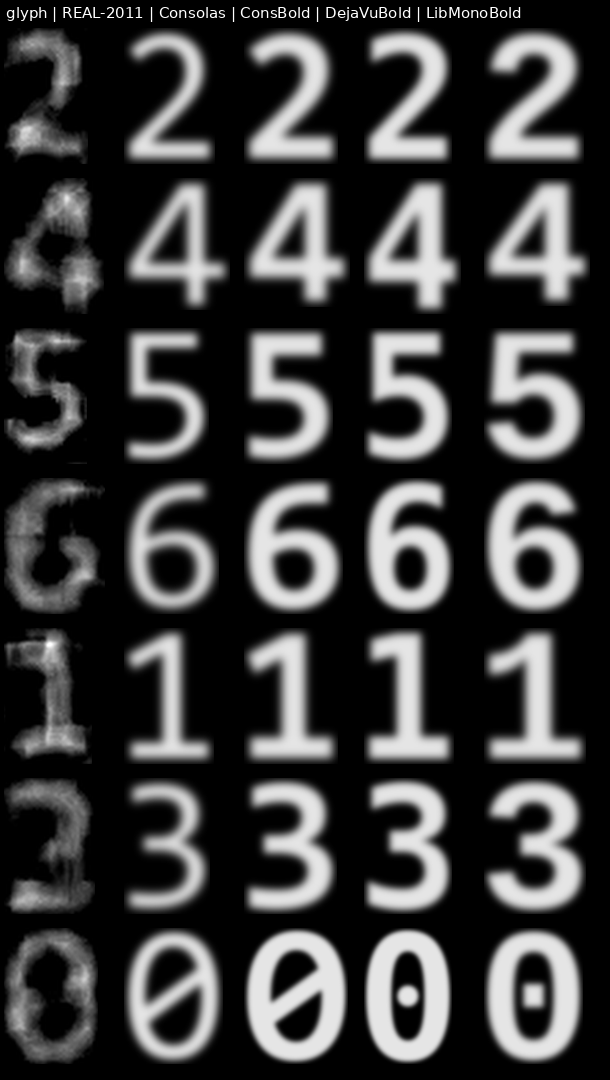
#> input picture analysis/font_glyph_grid_2011.png, 610 x 1080 px, given in place of f00005.png, which was not available
$ python grid.py 5 5 5 ../font_glyph_grid_2011.png 5
#> lines starting #> are read from the running program, lines starting #| are printed output that depends on the picture
import sys
from PIL import Image, ImageDraw
F='/home/user/new-skinny-bob/frames/OpSTlDJWFFI/f{:05d}.png'
def grid(frames,out,cols=4,tw=440,box=None):
#> called with out = '../font_glyph_grid_2011.png', cols = 5, tw = 440
    ims=[]
    for f in frames:
        im=Image.open(F.format(f)).convert('RGB')
        if box: im=im.crop(box)
        r=tw/im.width
#> r = 0.721
        im=im.resize((tw,int(im.height*r)),Image.LANCZOS)
#> im: PIL image 440x779 RGB
        d=ImageDraw.Draw(im); d.rectangle([0,0,72,16],fill=(0,0,0)); d.text((3,3),str(f),fill=(255,255,0))
        ims.append(im)
    th=ims[0].height; rows=(len(ims)+cols-1)//cols
#> after `th = ims[0].height`: th = 779
#> after `rows = (len(ims) + cols - 1) // cols`: rows = 1
    c=Image.new('RGB',(cols*tw,rows*th),(30,30,30))
#> c: PIL image 2200x779 RGB; every value is 30
    for i,im in enumerate(ims): c.paste(im,((i%cols)*tw,(i//cols)*th))
#> this loop made 1 pass
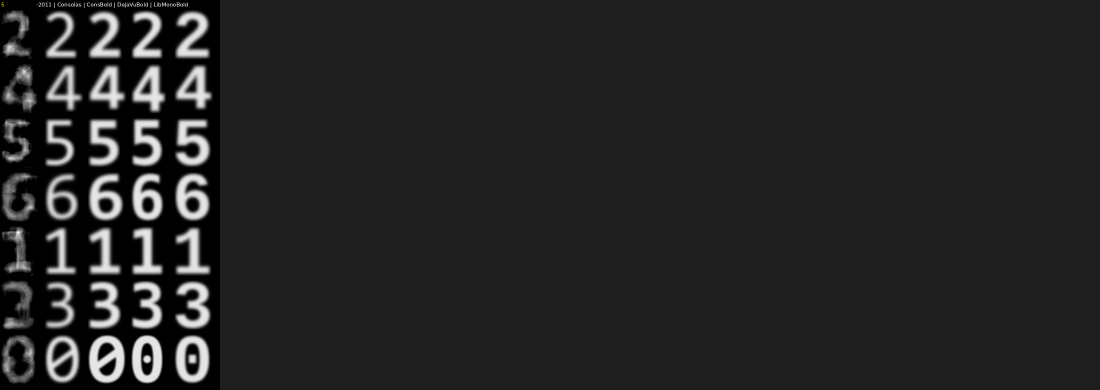
#> c: PIL image 2200x779 RGB (shown at 1/2 size); mean R, G, B 36, 36, 36
    c.save(out); print(out,c.size)
#| ../font_glyph_grid_2011.png (2200, 779)
if __name__=='__main__':
    a,b,st,out=int(sys.argv[1]),int(sys.argv[2]),int(sys.argv[3]),sys.argv[4]
    cols=int(sys.argv[5]) if len(sys.argv)>5 else 4
    grid(list(range(a,b+1,st)),out,cols=cols)

$ run again, on analysis/font_lineup.png
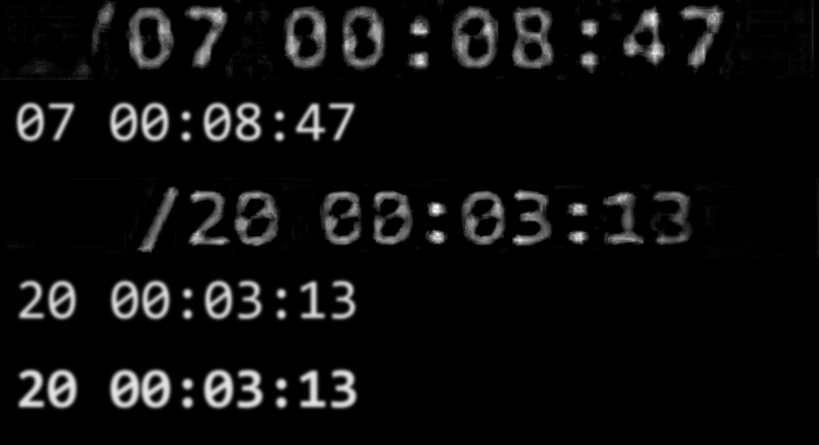
#> input picture analysis/font_lineup.png, 1637 x 890 px, given in place of f00005.png, which was not available (shown at 1/2 size)
#> in grid, `im=im.resize((tw,int(im.height*r)),Image.LANCZOS)`:
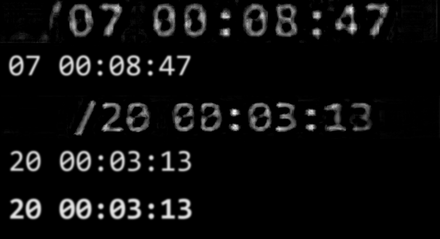
#> im: PIL image 440x239 RGB; min 0, max 249, mean 14.2
#> rows = 1
#> the loop in grid, `for i,im in enumerate(ims): c.paste(im,((i%cols)*tw,(i//cols)*th))` made 1 pass
#> after the loop in grid, `for i,im in enumerate(ims): c.paste(im,((i%cols)*tw,(i//cols)*th))`:
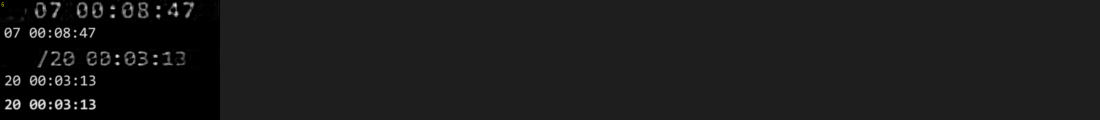
#> c: PIL image 2200x239 RGB (shown at 1/2 size); mean R, G, B 26.8, 26.8, 26.8
#| ../font_lineup.png (2200, 239)

$ run again, on analysis/ghost_card.png
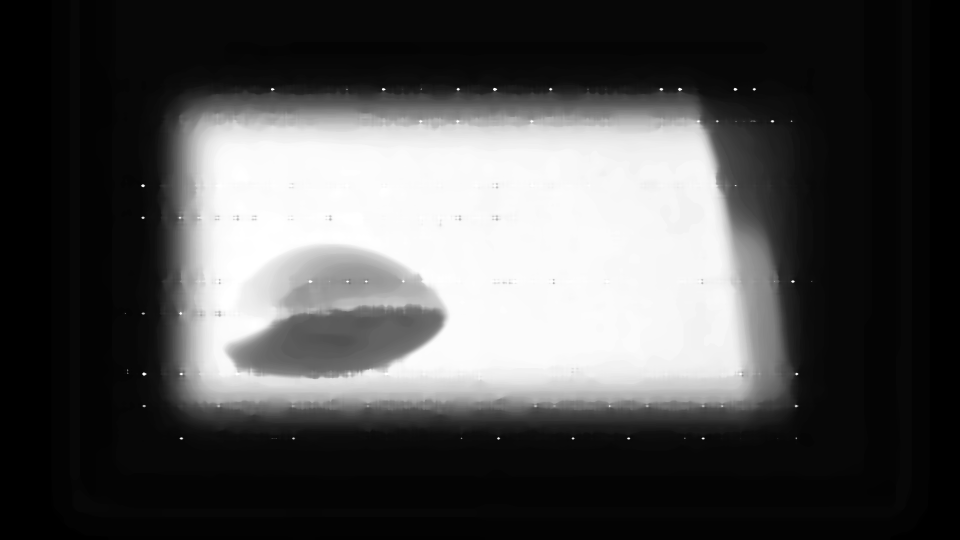
#> input picture analysis/ghost_card.png, 1920 x 1080 px, given in place of f00005.png, which was not available (shown at 1/2 size)
#> in grid, `im=im.resize((tw,int(im.height*r)),Image.LANCZOS)`:
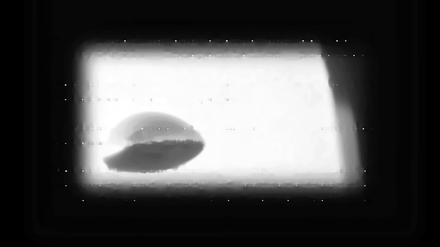
#> im: PIL image 440x247 RGB; min 0, max 255, mean 79
#> rows = 1
#> the loop in grid, `for i,im in enumerate(ims): c.paste(im,((i%cols)*tw,(i//cols)*th))` made 1 pass
#> after the loop in grid, `for i,im in enumerate(ims): c.paste(im,((i%cols)*tw,(i//cols)*th))`:
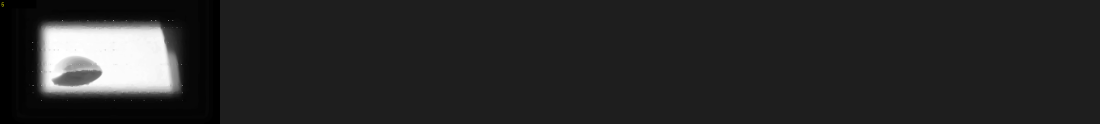
#> c: PIL image 2200x247 RGB (shown at 1/2 size); mean R, G, B 39.8, 39.8, 39.8
#| ../ghost_card.png (2200, 247)
